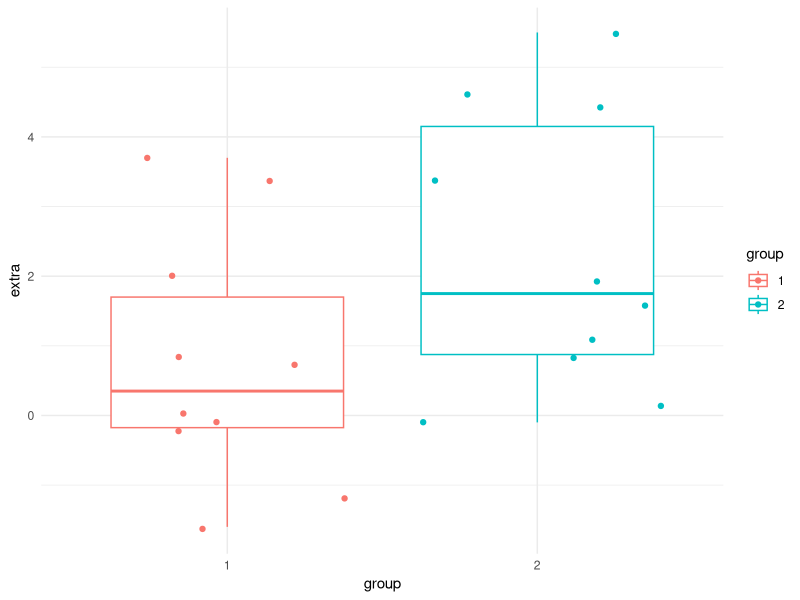
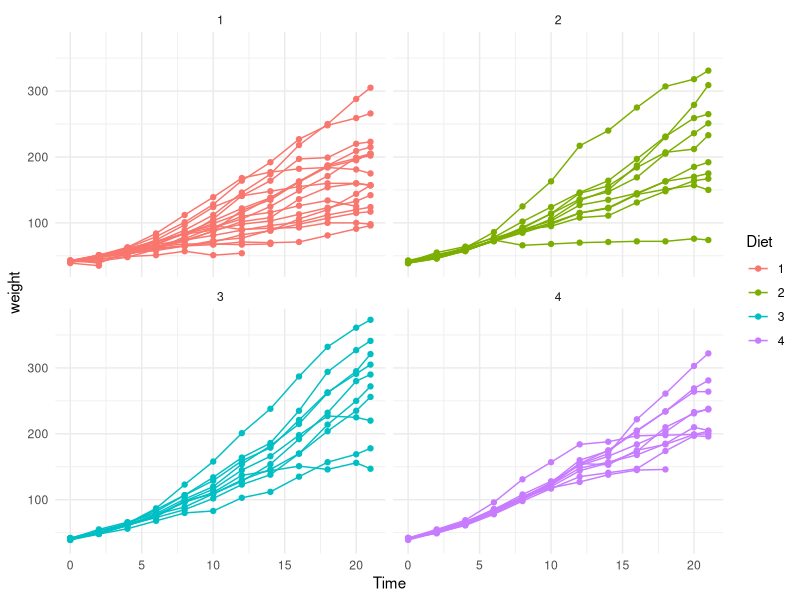

Generate these figures, in order, with R:
## ---- chunk 1
knitr::opts_chunk$set(echo = FALSE)
## ---- chunk 2
summary(cars)
## ---- chunk 3
library(ggplot2)
ggplot(data = sleep, aes(x = group, y = extra, color = group)) +
  geom_boxplot() +
  geom_jitter() +
  theme_minimal()
## ---- chunk 4
ggplot(data = ChickWeight, aes(x = Time, y = weight, group = Chick, color = Diet)) +
  geom_point() +
  geom_line() +
  facet_wrap(~Diet) +
  theme_minimal()
## ---- chunk 5
# automatically create a bib database for R packages
bib <- knitr::write_bib(
  x = c(
    .packages(), "knitr", "rmarkdown", "bookdown"
  ), file = NULL, prefix = ""
)
bib <- unlist(bib)
# remove the ugly single quotes required by CRAN policy
bib <- gsub("(\\\n)", " ", bib)
bib <- gsub("'(Eigen|ggplot2|Stan)'", "\\1", bib)
xfun::write_utf8(bib, "packages.bib")
